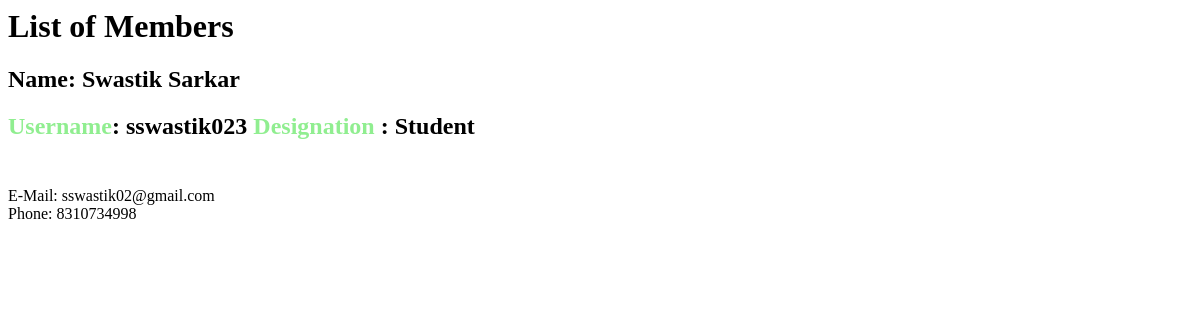
/list, run on an earlier commit of the app's database.
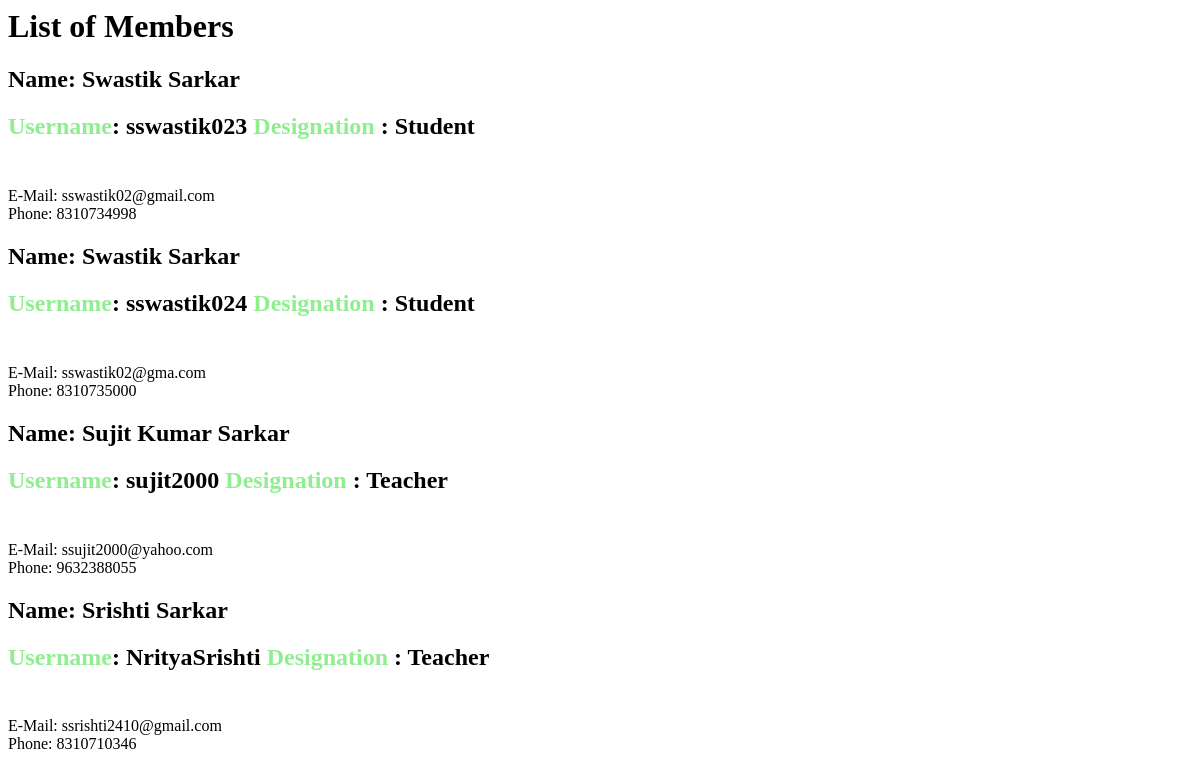
And on a later commit of the database.
### member/models.py (models this page shows, shortened)
class  member (models.Model):
    first_name=models.CharField(max_length=50, help_text="First Name")
    last_name=models.CharField(max_length=50, help_text="Last Name")
    username=models.CharField(max_length=50,unique=True, help_text="Username")
    password=models.CharField(max_length=100,validators=[password_len_validator], help_text="Password")
    post=models.CharField(max_length=50,choices=post_choices,default='Student',verbose_name='Designation')
    mail=models.EmailField(max_length=100, unique=True, verbose_name="E-Mail")
    phone=models.IntegerField(validators=[phone_number_validator], unique=True, help_text="Phone No. (10 digits)")
    current=models.CharField(max_length=50,default="inactive")

### member/views.py (the view)
# urls.py: path('list', views.memberList, name="list"),
def memberList(request):
    members = member.objects.all()
    return render(request, 'memberList.html', {"members": members})

### member/templates/memberList.html
<h1>List of Members</h1>
 {% for member in members %}
    <h2>Name: {{member.first_name}} {{member.last_name}} <br> </h2>
    <h2><span style="color: lightgreen;">Username</span>:
        {{member.username}}
        <span style="color: lightgreen;"> Designation</span> :
         {{member.post}} <br><br>
    </h2>
    <p>E-Mail: {{member.mail}} <br>Phone: {{member.phone}} </p>
 {% endfor %}

What changed in the data, as far as the page shows it:
added member: first_name "Swastik", last_name "Sarkar", username "sswastik024", post "Student", mail "sswastik02@gma.com", phone "8310735000"
added member: first_name "Sujit Kumar", last_name "Sarkar", username "sujit2000", post "Teacher", mail "ssujit2000@yahoo.com", phone "9632388055"
added member: first_name "Srishti", last_name "Sarkar", username "NrityaSrishti", post "Teacher", mail "ssrishti2410@gmail.com", phone "8310710346"
